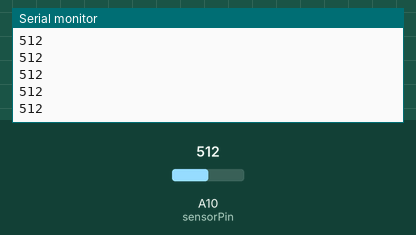
The sketch below on a simulated Arduino Mega 2560, built with avr-gcc and run on an emulated ATmega2560. On the bench: the last lines printed to the serial monitor. The inputs (shaded band) are chosen by the test bench; at power-on: A10 (sensorPin) = 512.

Above: at 1.2 s.
1.3 s: A10 (sensorPin) set to 716
At 2.1 s:
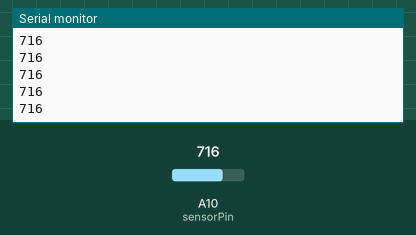
2.8 s: A10 (sensorPin) set to 900
At 3.9 s:
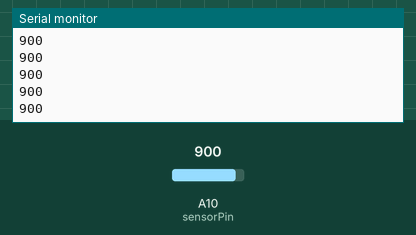
Timing chart, 0 to 5.8 s (numbered marks = the images above; inputs shaded):
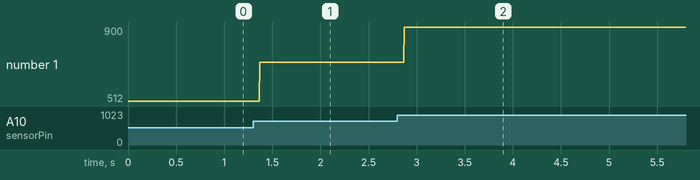

The sketch:

Photoresistor.ino
```cpp
  int sensorPin = A10;    // select the input pin for the potentiometer
  int sensorValue = 0;  // variable to store the value coming from the sensor

  void setup() {
    Serial.begin(9600);
  }

  void loop() {

    sensorValue = analogRead(sensorPin);
   Serial.println(sensorValue, DEC);
  }
```

Measured:
- after the input at 1.3 s, the serial monitor: prints a new line after 0.07 s (image 1)
- after the input at 2.8 s, the serial monitor: prints a new line after 0.07 s (image 2)
- plotted number 1: 512 → 716 after the input at 1.3 s, 716 → 900 after the input at 2.8 s
